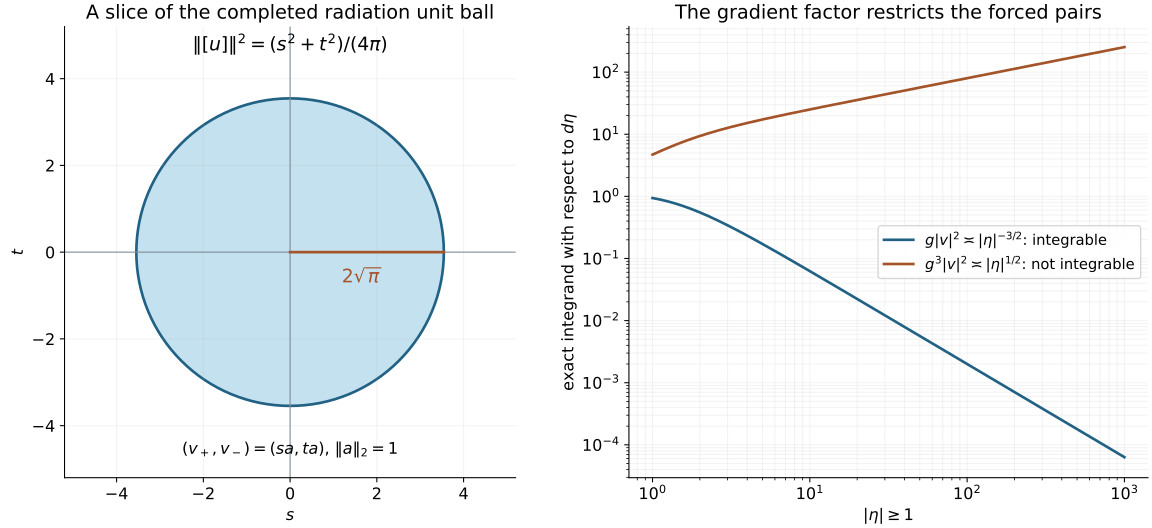

Reproduce this figure in Python.
"""Exact global amplitude norm and forcing integrability. Original CC0.

Reproduce these PNG/SVG outputs with NumPy and Matplotlib. All curves are
the exact integrands in global-radiation-and-flux.md, Theorem 5.5.
"""
from pathlib import Path
import numpy as np
import matplotlib
matplotlib.use('Agg')
from matplotlib import pyplot as plt
from matplotlib.patches import Circle
matplotlib.rcParams.update({'font.family': 'DejaVu Sans', 'font.size': 12,
                           'svg.hashsalt': 'global-amplitude-norms',
                           'axes.spines.top': False, 'axes.spines.right': False})
out=Path(__file__).resolve().parent
fig,(ax,bx)=plt.subplots(1,2,figsize=(12,5.5),layout='constrained')
radius=2*np.sqrt(np.pi)
ax.add_patch(Circle((0,0),radius,facecolor='#c4e1ef',edgecolor='#216184',lw=2))
ax.axhline(0,color='#7c8b99',lw=.8);ax.axvline(0,color='#7c8b99',lw=.8)
ax.plot([0,radius],[0,0],color='#a45429',lw=2)
ax.text(1.65,-.7,r'$2\sqrt{\pi}$',color='#a45429',ha='center',fontsize=14)
ax.text(0,4.65,r'$\|[u]\|^2=(s^2+t^2)/(4\pi)$',ha='center',fontsize=14)
ax.text(0,-4.65,r'$(v_+,v_-)=(sa,ta)$, $\|a\|_2=1$',ha='center')
ax.set(xlim=(-5.2,5.2),ylim=(-5.2,5.2),xlabel=r'$s$',ylabel=r'$t$',title='A slice of the completed radiation unit ball')
ax.set_aspect('equal',adjustable='box');ax.grid(alpha=.15)
x=np.geomspace(1,1000,1500);g=np.sqrt(1+4*x*x);v2=(1+x*x)**(-1.25)
bx.loglog(x,g*v2,lw=2,color='#216184',label=r'$g|v|^2\asymp |\eta|^{-3/2}$: integrable')
bx.loglog(x,g**3*v2,lw=2,color='#a45429',label=r'$g^3|v|^2\asymp |\eta|^{1/2}$: not integrable')
bx.set(xlabel=r'$|\eta|\geq1$',ylabel=r'exact integrand with respect to $d\eta$',title='The gradient factor restricts the forced pairs')
bx.legend(loc='center right',fontsize=11);bx.grid(alpha=.15,which='both')
fig.savefig(out/'global-amplitude-norms.svg',metadata={'Date':None,'Creator':'Original CC0 mathematical figure'})
fig.savefig(out/'global-amplitude-norms.png',dpi=180,metadata={'Software':'Original CC0 mathematical figure'})
plt.close(fig)
